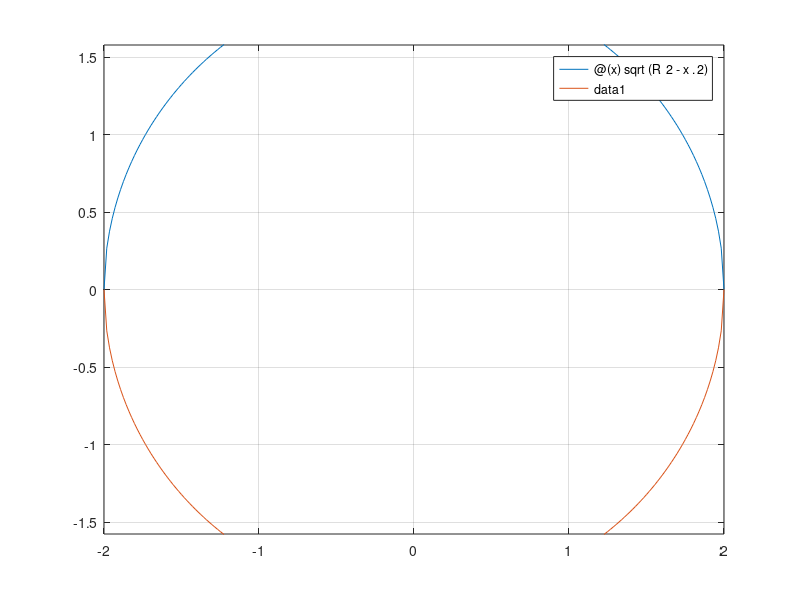

The MATLAB script that drew this image: (Note: this script raises an error after producing the figure.)
R = 2;
y1 = @(x)sqrt(R^2 - x.^2)
y2 = @(x) -sqrt(R^2 - x.^2)
figure(1)
fplot(y1,[-R,R])
hold on
%fplot(f,[xmin,xmax])
fplot(y2,[-R,R])
%o sa fie ca o elipsa
axis equal % o sa fie ca un cerc
grid on
x = @(t) R*cos(t)
y = @(t) R*sin(t)
figure(2)
%fplot(x,y,[tmin,tmax])
fplot(x,y,[0,2*pi])
axis equal
grid on

t = linspace(0,2*pi,60) %img cu punctu
for i = 1:length(t)
    plot(x(t(i)),y(t(i)),'o','MarkerFaceColor','g','MarkerSize',10) 
    hold on
    plot(x(t(1:i)),y(t(1:i)),'LineWidth',3)
    plot(-R,-R) 
    plot(R,R);
    axis equal; grid on;
    M(i) = getframe;
    hold off % pentru a relua
end
movie(M,10,length(t)/2)

%% pentru reprz implicita a unei curbe

F = @(x,y) x.^2 + y.^2 - R^2
fimplicit(F,[-R,R,-R,R])
axis equal
grid on

%fplot(f,[xmin,xmax,ymin,ymax])

%% Tema 4 Exercitiu 1

% x^2 + y^2 = 4
% x^2/8 -y = 0
% l1: x^2 + y^2 = 4
% l2: y = x^2/8
% (x,y) apartine [-3,3] x [-3,3]

F1 = @(x,y) x.^2 + y.^2 -4;
F2 = @(x,y) x.^2/8 - y;
fimplicit(F1,[-3,3,-3,3],'LineWidth',2)
hold on
fimplicit(F2,[-3,3,-3,3])
axis equal
grid on
F = @(x,y)[F1(x,y);F2(x,y)];
syms x y;
f1 = F1(x,y);
f2 = F2(x,y);
% sau putem scrie f2 = x^2/8 -y
J = [diff(f1,x),diff(f1,y);diff(f2,x),diff(f2,y)];
J = matlabFunction(J,'vars',{x,y}); % poate juca rolul unui parametru de intrare
x0 = [-2;0];
eps = 10^(-5);

[xaprox,N] = MetNewton(F,J,x0,eps);
xaprox
plot(xaprox(1),xaprox(2),'o','MarkerFaceColor','r','MarkerSize',10)


x0 = [2,0];
tic;
[xaprox,N] = Newton(F, J, x0 ,eps);
tex = toc;
tex
plot(xaprox(1,1),xaprox(2,1),'o','MarkerFaceColor','g','MarkerSize',10)
hold off

%% Tema 4 exercitiul 2
F1 = @(x1,x2) x1.^2 - x1.*10 + x2.^2 + 8;
F2 = @(x1,x2) x1.*x2.^2 + x1 - x2.*10 + 8;
fimplicit(F1,[0,5,0,5],'Linewidth',2)
hold on
axis equal
fimplicit(F2,[0,5,0,5],'r','Linewidth',2)
hold on
grid on
F = @(x,y)[F1(x,y);F2(x,y)];
syms x y;
f1 = F1(x,y);
f2 = F2(x,y);
J = [diff(f1,x),diff(f1,y);diff(f2,x),diff(f2,y)];
J = matlabFunction(J,'vars',{x,y});
x0 = [1;1];
eps = 10^(-5);

[xaprox,N] = MetNewton(F,J,x0,eps);
xaprox
plot(xaprox(1),xaprox(2),'o','MarkerFaceColor','r','MarkerSize',10)

x0 = [3,2.2];
tic;
[xaprox,N] = MetNewton(F, J, x0 ,eps);
tex = toc;
tex
plot(xaprox(1,1),xaprox(2,1),'o','MarkerFaceColor','g','MarkerSize',10)
hold off
%% Lagrange
% metoda directa

%f = @(x) sin(x)
%x = linspace( -pi/2,pi/2,5)
xmin = -6;
xmax = 6;
f = @(x) 1./(1+x.^2)
x = linspace( xmin,xmax,20)

y = f(x);
a = MetDirecta(x,y)
plot(x,y,'o')
hold on

syms X;
Pn = 0;
for i = 1 : length(a)
    Pn = Pn + a(i)*X^(i-1)
end
Pn = matlabFunction(Pn,'vars',{X})
fplot(Pn,[xmin,xmax])